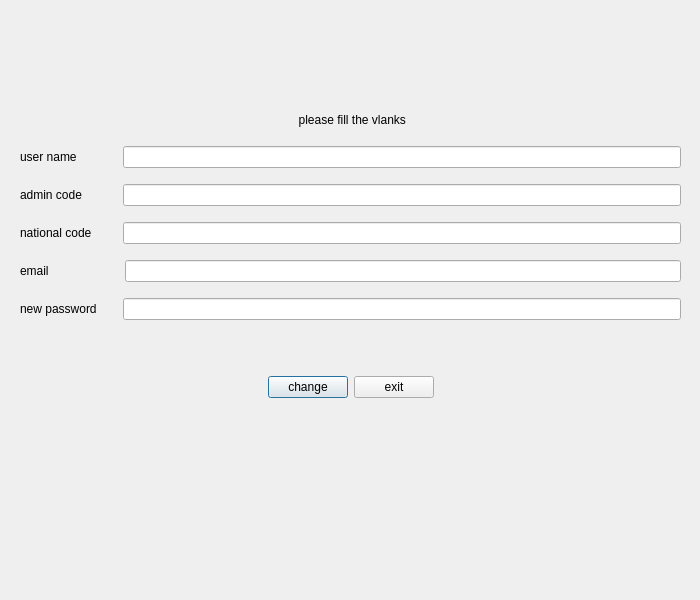
<?xml version="1.0" encoding="UTF-8"?>
<ui version="4.0">
 <class>achange</class>
 <widget class="QDialog" name="achange">
  <property name="geometry">
   <rect>
    <x>0</x>
    <y>0</y>
    <width>700</width>
    <height>600</height>
   </rect>
  </property>
  <property name="sizePolicy">
   <sizepolicy hsizetype="Fixed" vsizetype="Fixed">
    <horstretch>0</horstretch>
    <verstretch>0</verstretch>
   </sizepolicy>
  </property>
  <property name="maximumSize">
   <size>
    <width>700</width>
    <height>600</height>
   </size>
  </property>
  <property name="windowTitle">
   <string>Dialog</string>
  </property>
  <widget class="QWidget" name="back" native="true">
   <property name="geometry">
    <rect>
     <x>10</x>
     <y>10</y>
     <width>681</width>
     <height>581</height>
    </rect>
   </property>
   <property name="styleSheet">
    <string notr="true">#back
{
	border-image: url(:/new/prefix11/AdobeStock_272406819.jpg);
}</string>
   </property>
   <layout class="QVBoxLayout" name="verticalLayout">
    <property name="leftMargin">
     <number>5</number>
    </property>
    <property name="topMargin">
     <number>5</number>
    </property>
    <property name="rightMargin">
     <number>5</number>
    </property>
    <property name="bottomMargin">
     <number>5</number>
    </property>
    <item>
     <spacer name="verticalSpacer_2">
      <property name="orientation">
       <enum>Qt::Vertical</enum>
      </property>
      <property name="sizeType">
       <enum>QSizePolicy::Fixed</enum>
      </property>
      <property name="sizeHint" stdset="0">
       <size>
        <width>20</width>
        <height>90</height>
       </size>
      </property>
     </spacer>
    </item>
    <item>
     <layout class="QHBoxLayout" name="horizontalLayout_6">
      <property name="leftMargin">
       <number>5</number>
      </property>
      <property name="topMargin">
       <number>5</number>
      </property>
      <property name="rightMargin">
       <number>5</number>
      </property>
      <property name="bottomMargin">
       <number>5</number>
      </property>
      <item>
       <spacer name="horizontalSpacer_8">
        <property name="orientation">
         <enum>Qt::Horizontal</enum>
        </property>
        <property name="sizeHint" stdset="0">
         <size>
          <width>40</width>
          <height>20</height>
         </size>
        </property>
       </spacer>
      </item>
      <item>
       <widget class="QLabel" name="label_5">
        <property name="text">
         <string>  please fill the vlanks </string>
        </property>
       </widget>
      </item>
      <item>
       <spacer name="horizontalSpacer_7">
        <property name="orientation">
         <enum>Qt::Horizontal</enum>
        </property>
        <property name="sizeHint" stdset="0">
         <size>
          <width>40</width>
          <height>20</height>
         </size>
        </property>
       </spacer>
      </item>
     </layout>
    </item>
    <item>
     <layout class="QHBoxLayout" name="horizontalLayout">
      <property name="leftMargin">
       <number>5</number>
      </property>
      <property name="topMargin">
       <number>5</number>
      </property>
      <property name="rightMargin">
       <number>5</number>
      </property>
      <property name="bottomMargin">
       <number>5</number>
      </property>
      <item>
       <widget class="QLabel" name="label">
        <property name="text">
         <string>user name</string>
        </property>
       </widget>
      </item>
      <item>
       <spacer name="horizontalSpacer">
        <property name="orientation">
         <enum>Qt::Horizontal</enum>
        </property>
        <property name="sizeType">
         <enum>QSizePolicy::Fixed</enum>
        </property>
        <property name="sizeHint" stdset="0">
         <size>
          <width>40</width>
          <height>20</height>
         </size>
        </property>
       </spacer>
      </item>
      <item>
       <widget class="QLineEdit" name="userline"/>
      </item>
     </layout>
    </item>
    <item>
     <layout class="QHBoxLayout" name="horizontalLayout_7">
      <property name="leftMargin">
       <number>5</number>
      </property>
      <property name="topMargin">
       <number>5</number>
      </property>
      <property name="rightMargin">
       <number>5</number>
      </property>
      <property name="bottomMargin">
       <number>5</number>
      </property>
      <item>
       <widget class="QLabel" name="label_6">
        <property name="text">
         <string>admin code</string>
        </property>
       </widget>
      </item>
      <item>
       <spacer name="horizontalSpacer_9">
        <property name="orientation">
         <enum>Qt::Horizontal</enum>
        </property>
        <property name="sizeType">
         <enum>QSizePolicy::Fixed</enum>
        </property>
        <property name="sizeHint" stdset="0">
         <size>
          <width>35</width>
          <height>20</height>
         </size>
        </property>
       </spacer>
      </item>
      <item>
       <widget class="QLineEdit" name="acodeline"/>
      </item>
     </layout>
    </item>
    <item>
     <layout class="QHBoxLayout" name="horizontalLayout_2">
      <property name="leftMargin">
       <number>5</number>
      </property>
      <property name="topMargin">
       <number>5</number>
      </property>
      <property name="rightMargin">
       <number>5</number>
      </property>
      <property name="bottomMargin">
       <number>5</number>
      </property>
      <item>
       <widget class="QLabel" name="label_2">
        <property name="text">
         <string>national code</string>
        </property>
       </widget>
      </item>
      <item>
       <spacer name="horizontalSpacer_2">
        <property name="orientation">
         <enum>Qt::Horizontal</enum>
        </property>
        <property name="sizeType">
         <enum>QSizePolicy::Fixed</enum>
        </property>
        <property name="sizeHint" stdset="0">
         <size>
          <width>25</width>
          <height>20</height>
         </size>
        </property>
       </spacer>
      </item>
      <item>
       <widget class="QLineEdit" name="ncodeline"/>
      </item>
     </layout>
    </item>
    <item>
     <layout class="QHBoxLayout" name="horizontalLayout_3">
      <property name="leftMargin">
       <number>5</number>
      </property>
      <property name="topMargin">
       <number>5</number>
      </property>
      <property name="rightMargin">
       <number>5</number>
      </property>
      <property name="bottomMargin">
       <number>5</number>
      </property>
      <item>
       <widget class="QLabel" name="label_3">
        <property name="text">
         <string>email</string>
        </property>
       </widget>
      </item>
      <item>
       <spacer name="horizontalSpacer_3">
        <property name="orientation">
         <enum>Qt::Horizontal</enum>
        </property>
        <property name="sizeType">
         <enum>QSizePolicy::Fixed</enum>
        </property>
        <property name="sizeHint" stdset="0">
         <size>
          <width>70</width>
          <height>20</height>
         </size>
        </property>
       </spacer>
      </item>
      <item>
       <widget class="QLineEdit" name="emailline"/>
      </item>
     </layout>
    </item>
    <item>
     <layout class="QHBoxLayout" name="horizontalLayout_4">
      <property name="leftMargin">
       <number>5</number>
      </property>
      <property name="topMargin">
       <number>5</number>
      </property>
      <property name="rightMargin">
       <number>5</number>
      </property>
      <property name="bottomMargin">
       <number>5</number>
      </property>
      <item>
       <widget class="QLabel" name="label_4">
        <property name="text">
         <string>new password</string>
        </property>
       </widget>
      </item>
      <item>
       <spacer name="horizontalSpacer_4">
        <property name="orientation">
         <enum>Qt::Horizontal</enum>
        </property>
        <property name="sizeType">
         <enum>QSizePolicy::Fixed</enum>
        </property>
        <property name="sizeHint" stdset="0">
         <size>
          <width>20</width>
          <height>20</height>
         </size>
        </property>
       </spacer>
      </item>
      <item>
       <widget class="QLineEdit" name="newpassline"/>
      </item>
     </layout>
    </item>
    <item>
     <spacer name="verticalSpacer_4">
      <property name="orientation">
       <enum>Qt::Vertical</enum>
      </property>
      <property name="sizeType">
       <enum>QSizePolicy::Fixed</enum>
      </property>
      <property name="sizeHint" stdset="0">
       <size>
        <width>20</width>
        <height>40</height>
       </size>
      </property>
     </spacer>
    </item>
    <item>
     <layout class="QHBoxLayout" name="horizontalLayout_5">
      <property name="leftMargin">
       <number>5</number>
      </property>
      <property name="topMargin">
       <number>5</number>
      </property>
      <property name="rightMargin">
       <number>5</number>
      </property>
      <property name="bottomMargin">
       <number>5</number>
      </property>
      <item>
       <spacer name="horizontalSpacer_6">
        <property name="orientation">
         <enum>Qt::Horizontal</enum>
        </property>
        <property name="sizeHint" stdset="0">
         <size>
          <width>40</width>
          <height>20</height>
         </size>
        </property>
       </spacer>
      </item>
      <item>
       <widget class="QPushButton" name="change">
        <property name="text">
         <string>change</string>
        </property>
       </widget>
      </item>
      <item>
       <widget class="QPushButton" name="exit">
        <property name="text">
         <string>exit</string>
        </property>
       </widget>
      </item>
      <item>
       <spacer name="horizontalSpacer_5">
        <property name="orientation">
         <enum>Qt::Horizontal</enum>
        </property>
        <property name="sizeHint" stdset="0">
         <size>
          <width>40</width>
          <height>20</height>
         </size>
        </property>
       </spacer>
      </item>
     </layout>
    </item>
    <item>
     <spacer name="verticalSpacer_5">
      <property name="orientation">
       <enum>Qt::Vertical</enum>
      </property>
      <property name="sizeHint" stdset="0">
       <size>
        <width>20</width>
        <height>40</height>
       </size>
      </property>
     </spacer>
    </item>
   </layout>
  </widget>
 </widget>
 <resources/>
 <connections/>
</ui>
